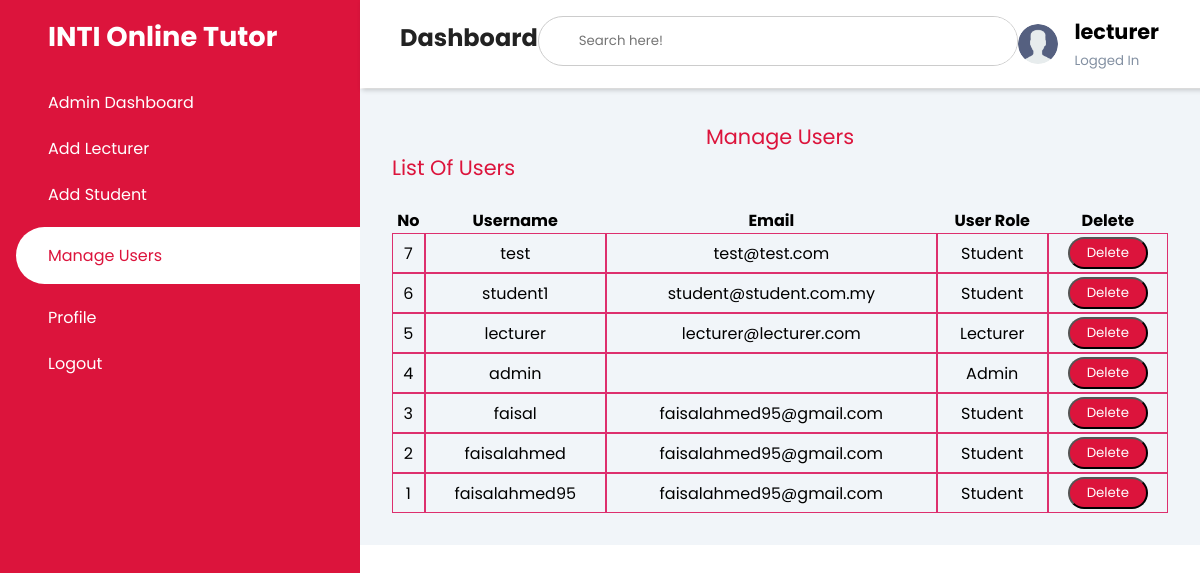
The app's page /manage_users/ (signed in), older data.
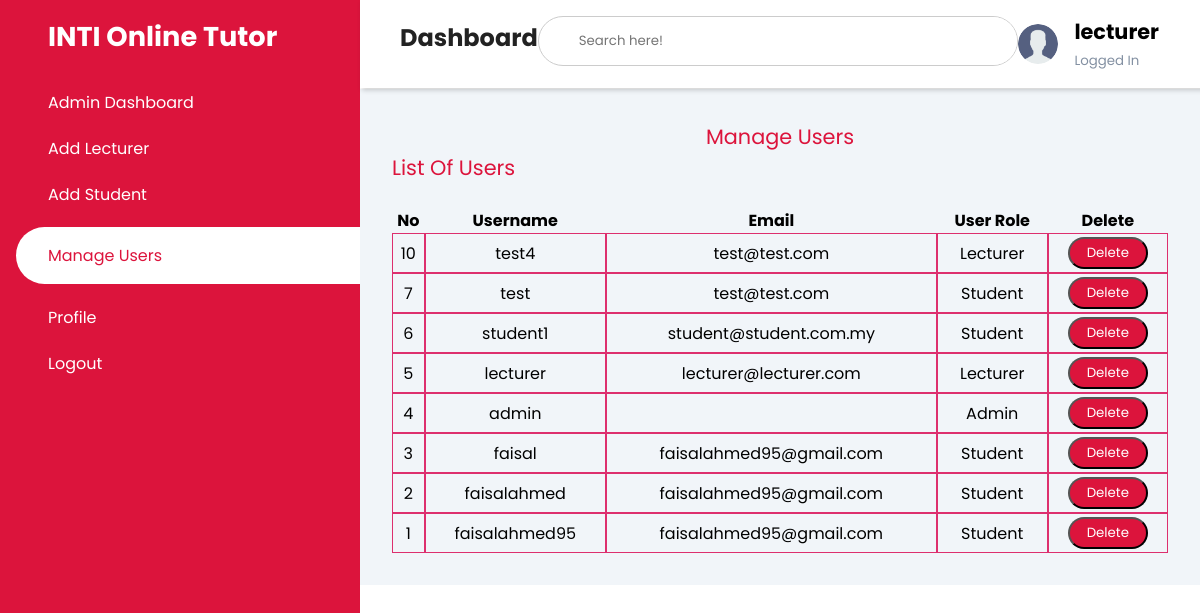
The same page, newer data.
### pages/models.py (models this page shows)
class User(AbstractUser):
    is_student = models.BooleanField(default=False)
    is_lecturer = models.BooleanField(default=False)
    is_admin = models.BooleanField(default=False)

### pages/views.py (the view)
# urls.py: path('manage_users/', ManageUserView.as_view(), name='manage_users'),
class ManageUserView(LoginRequiredMixin, ListView):
    model = User
    template_name = 'dashboard/admin/manage_users.html'
    context_object_name = 'users'
    paginated_by = 10
    def get_queryset(self):
        return User.objects.order_by('-id')

### templates/dashboard/admin/manage_users.html (shortened to what the changed rows need)
<!DOCTYPE html>
<html lang="en">
<head>
    {% load static %}
    <link rel="stylesheet" href="https://maxst.icons8.com/vue-static/landings/line-awesome/line-awesome/1.3.0/css/line-awesome.min.css">
    <link rel="stylesheet" href="https://maxst.icons8.com/vue-static/landings/line-awesome/font-awesome-line-awesome/css/all.min.css">
    <link rel="stylesheet" href="{% static 'css/style.css' %}">
</head>
<body>
    <div class="sidebar">
        <div class="sidebar-brand">
            <h2>INTI Online Tutor</h2>
        </div>
    </div>
    <div class="main-content">
        <header>
            <div class="header-title">
                <h2>
                    <label for="">
                    <span class="las la-bars"></span>
                </label>
                    Dashboard
                </h2>
            </div>
            <div class="user-wrapper">
                <div>
                    <h4>{{user.username}}</h4>
                    <small>Logged In</small>
                </div>
            </div>
        </header>
        <main>
            <div class="container-fluid">
            <div class="row">
              <div class="col-12 mb-3">
              <div class="col-12 mb-3">
                  <br>
                      <div class="table-responsive">
                          <table class="table table-bordered" id="dataTable" width="100%" cellspacing="0">
                              <thead>
                              <tr>
                                  <th>No</th>
                                  <th>Username</th>
                                  <th>Email</th>
                                  <th>User Role</th>
                                  <th>Delete</th>
                              </tr>
                              </thead>
                              <tbody>
                              {% if users %}
                              {% for user in users %}
                              <tr>
                                  <td>{{ user.id }}</td>
                                  <td>{{ user.username }}</td>
                                  <td>{{ user.email }}</td>
                                  <td>
                                      {% if user.is_student == True %}
                                      <p>Student</p>
                                      {% elif user.is_admin or user.is_superuser == True %}
                                      <p>Admin</p>
                                      {% else %}
                                      <p>Lecturer</p>
                                      {% endif %}
                                  </td>
                                  <td>
                                      <a href="{% url 'delete_user' user.pk %}">
                                          <button type="button" class="btn" style="color: white; background: var(--main-color); height: 2rem; width: 5rem; border-radius: 1rem;"> Delete</button></a></td>
                              </tr>
                              {% endfor %}
                              {% endif %}
                              </tbody>
                          </table>
                      </div>
              </div>
            </div>
          </div>
        </div>
        </main>
    </div>
</body>
</html>

Row changes from the older to the newer data that the page shows:
added User: id "10", username "test4", email "test@test.com", is_student "Lecturer"
